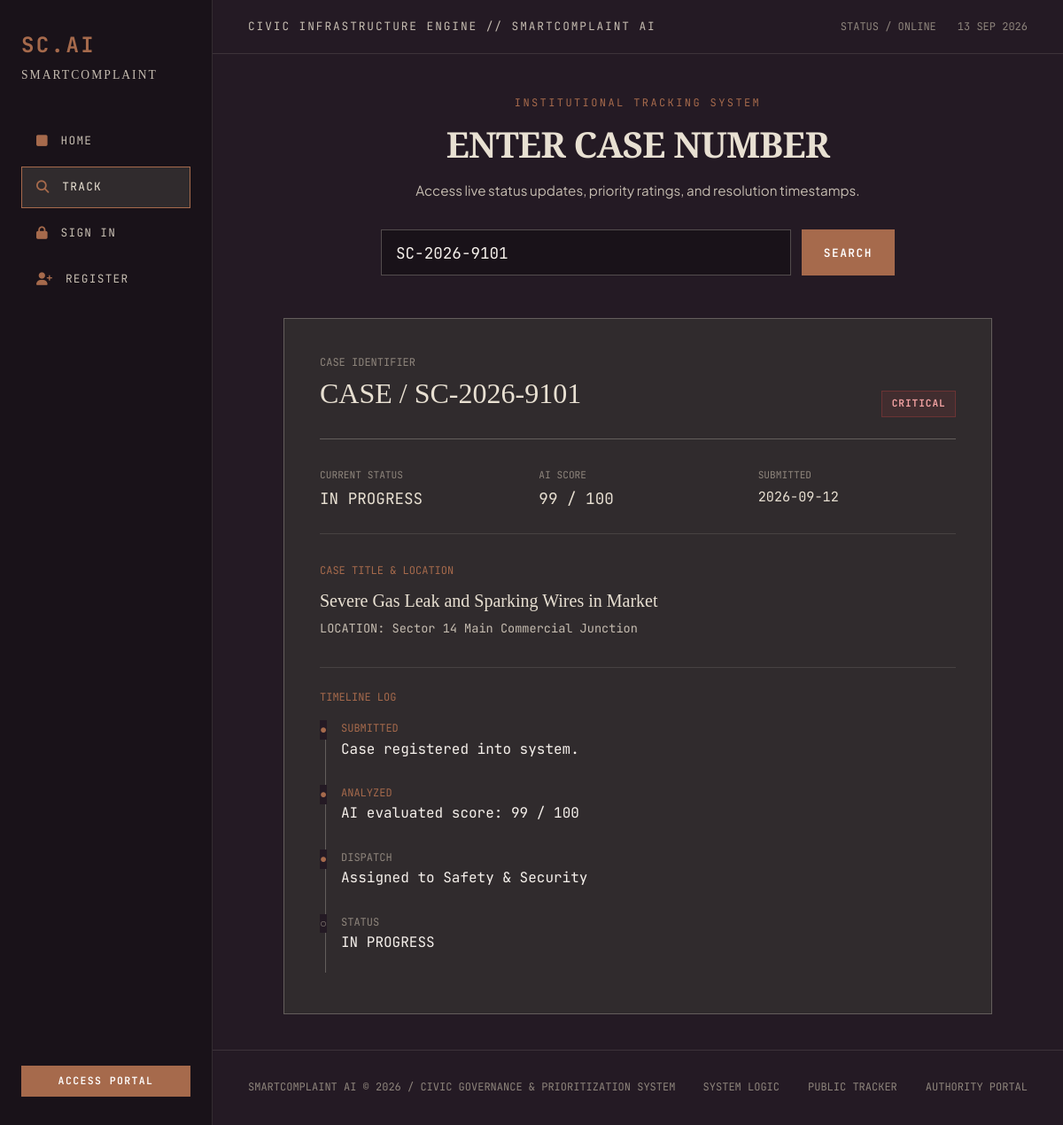
Page /track/SC-2026-9101 on the committed database.
### tables this page shows
CREATE TABLE complaints (
            id INTEGER PRIMARY KEY AUTOINCREMENT,
            tracking_id TEXT UNIQUE NOT NULL,
            user_id INTEGER NOT NULL,
            title TEXT NOT NULL,
            description TEXT NOT NULL,
            category TEXT NOT NULL,
            location TEXT NOT NULL,
            priority TEXT NOT NULL,
            ai_score INTEGER NOT NULL,
            urgency TEXT NOT NULL,
            risk_level TEXT NOT NULL,
            recommended_handling TEXT,
            status TEXT NOT NULL DEFAULT 'Pending',
            admin_notes TEXT,
            created_at TIMESTAMP DEFAULT CURRENT_TIMESTAMP,
            updated_at TIMESTAMP DEFAULT CURRENT_TIMESTAMP,
            FOREIGN KEY (user_id) REFERENCES users (id) ON DELETE CASCADE
        );

### app.py (the view)
@app.route('/track', methods=['GET', 'POST'])
@app.route('/track/<tracking_id>', methods=['GET'])
def track_complaint(tracking_id=None):
    complaint = None
    timeline = []
    search_query = tracking_id or request.args.get('search_id') or (request.form.get('tracking_id') if request.method == 'POST' else None)
    if search_query:
        search_query = search_query.strip().upper()
        conn = get_db_connection()
        cursor = conn.cursor()
        if search_query.isdigit():
            cursor.execute("SELECT c.*, COALESCE(u.name, 'Citizen') as citizen_name FROM complaints c LEFT JOIN users u ON c.user_id = u.id WHERE c.id = ?", (int(search_query),))
        else:
            cursor.execute("SELECT c.*, COALESCE(u.name, 'Citizen') as citizen_name FROM complaints c LEFT JOIN users u ON c.user_id = u.id WHERE UPPER(c.tracking_id) = ?", (search_query,))
        complaint = cursor.fetchone()
        if complaint:
            cursor.execute("SELECT * FROM activity_logs WHERE complaint_id = ? ORDER BY timestamp ASC", (complaint['id'],))
            timeline = cursor.fetchall()
        else:
            flash(f"No complaint found matching ID '{search_query}'. Please verify tracking code.", "danger")
        conn.close()
    return render_template('track.html', complaint=complaint, timeline=timeline, search_query=search_query)

### app.py (called while the page is built)
@app.context_processor
def inject_user():
    return dict(
        current_user={
            'id': session.get('user_id'),
            'name': session.get('user_name'),
            'email': session.get('user_email'),
            'role': session.get('role', 'guest')
        } if 'user_id' in session else None
    )

### database.py (called while the page is built, shortened)
def get_db_path():
    base_dir = os.path.dirname(os.path.abspath(__file__))
    default_db = os.path.join(base_dir, "smart_complaint.db")
    is_serverless = bool(os.environ.get("VERCEL") or os.environ.get("AWS_LAMBDA_FUNCTION_NAME"))
    is_readonly = not os.access(base_dir, os.W_OK)
    return default_path if 'default_path' in locals() else default_db

def get_db_connection():
    conn = sqlite3.connect(get_db_path())
    conn.row_factory = sqlite3.Row
    return conn

### templates/track.html (shortened to what this page needs)
{% extends "base.html" %}
{% block content %}
<div style="max-width: 800px; margin: 0 auto 3rem auto; text-align: center;">
  <div class="section-num">INSTITUTIONAL TRACKING SYSTEM</div>
  <h1 class="editorial-heading" style="font-size: 2.5rem; margin-bottom: 1rem;">ENTER CASE NUMBER</h1>
  <p style="color: var(--text-muted); font-size: 0.95rem; margin-bottom: 2rem;">
    Access live status updates, priority ratings, and resolution timestamps.
  </p>
  <form action="{{ url_for('track_complaint') }}" method="POST">
    <div style="display: flex; gap: 0.75rem; max-width: 580px; margin: 0 auto;">
      <input type="text" name="tracking_id" class="form-control-editorial" style="font-family: var(--font-mono); font-size: 1.1rem; text-transform: uppercase;" placeholder="e.g. SC-2026-9101" value="{{ search_query or '' }}" required>
      <button type="submit" class="btn-editorial btn-editorial-primary">
        SEARCH
      </button>
    </div>
  </form>
</div>
{% if complaint %}
  <div class="case-file-container" style="max-width: 800px; margin: 0 auto; font-family: var(--font-mono);">
    <div style="border-bottom: 1px solid var(--border-strong); padding-bottom: 1.5rem; margin-bottom: 2rem; display: flex; justify-content: space-between; align-items: flex-end; flex-wrap: wrap; gap: 1rem;">
      <div>
        <div style="font-size: 0.75rem; color: var(--text-dim);">CASE IDENTIFIER</div>
        <div style="font-family: var(--font-serif); font-size: 2rem; color: var(--color-ivory);">
          CASE / {{ complaint.tracking_id }}
        </div>
      </div>
      <div>
        {% if complaint.priority == 'CRITICAL' %}
          <span class="status-tag status-critical">CRITICAL</span>
        {% elif complaint.priority == 'HIGH' %}
          <span class="status-tag status-high">HIGH</span>
        {% elif complaint.priority == 'MEDIUM' %}
          <span class="status-tag status-medium">MEDIUM</span>
        {% else %}
          <span class="status-tag status-low">LOW</span>
        {% endif %}
      </div>
    </div>
    <div style="display: grid; grid-template-columns: repeat(3, 1fr); gap: 1.5rem; border-bottom: 1px solid var(--border-subtle); padding-bottom: 1.5rem; margin-bottom: 2rem;">
      <div>
        <div style="font-size: 0.7rem; color: var(--text-dim);">CURRENT STATUS</div>
        <div style="font-size: 1.1rem; color: var(--color-ivory); margin-top: 0.25rem;">{{ complaint.status | upper }}</div>
      </div>
      <div>
        <div style="font-size: 0.7rem; color: var(--text-dim);">AI SCORE</div>
        <div style="font-size: 1.1rem; color: var(--color-ivory); margin-top: 0.25rem;">{{ complaint.ai_score }} / 100</div>
      </div>
      <div>
        <div style="font-size: 0.7rem; color: var(--text-dim);">SUBMITTED</div>
        <div style="font-size: 0.95rem; color: var(--color-ivory); margin-top: 0.25rem;">{{ complaint.created_at[:10] }}</div>
      </div>
    </div>
    <div style="margin-bottom: 2rem;">
      <div style="font-size: 0.75rem; color: var(--accent-copper); margin-bottom: 0.5rem;">CASE TITLE & LOCATION</div>
      <div style="font-family: var(--font-serif); font-size: 1.25rem; color: var(--color-ivory); margin-bottom: 0.35rem;">
        {{ complaint.title }}
      </div>
      <div style="font-size: 0.85rem; color: var(--text-muted);">
        LOCATION: {{ complaint.location }}
      </div>
    </div>
    <div style="border-top: 1px solid var(--border-subtle); padding-top: 1.5rem;">
      <div style="font-size: 0.75rem; color: var(--accent-copper); margin-bottom: 1rem;">TIMELINE LOG</div>
      <div class="timeline-vertical">
        <div class="timeline-item active">
          <div style="font-size: 0.75rem; color: var(--accent-copper);">SUBMITTED</div>
          <div style="color: var(--text-main);">Case registered into system.</div>
        </div>
        <div class="timeline-item active">
          <div style="font-size: 0.75rem; color: var(--accent-copper);">ANALYZED</div>
          <div style="color: var(--text-main);">AI evaluated score: {{ complaint.ai_score }} / 100</div>
        </div>
        <div class="timeline-item {% if complaint.status != 'Pending' %}active{% endif %}">
          <div style="font-size: 0.75rem; color: var(--text-dim);">DISPATCH</div>
          <div style="color: var(--text-main);">Assigned to {{ complaint.category }}</div>
        </div>
        <div class="timeline-item {% if complaint.status == 'Resolved' %}active{% endif %}">
          <div style="font-size: 0.75rem; color: var(--text-dim);">STATUS</div>
          <div style="color: var(--text-main);">{{ complaint.status | upper }}</div>
        </div>
      </div>
    </div>
  </div>
{% endif %}
{% endblock %}

### static/css/styles.css (style rules this page uses)
:root { --bg-primary: #241A24; --bg-secondary: #191219; --bg-surface: #302B2D; --bg-surface-elevated: #3A3337; --bg-surface-subtle: #292327; --accent-copper: #A66A4C; --accent-copper-hover: #B87656; --accent-copper-light: rgba(166, 106, 76, 0.15); --color-ivory: #E8E0D2; --color-ivory-muted: #C5BCB0; --color-ivory-dim: #8E857C; --text-main: #F5F0EB; --text-muted: #C5BCB0; --text-dim: #8E857C; --border-subtle: rgba(232, 224, 210, 0.12); --border-strong: rgba(232, 224, 210, 0.28); --border-copper: rgba(166, 106, 76, 0.45); --status-critical: #9E3B3B; --status-critical-bg: rgba(158, 59, 59, 0.16); --status-critical-border: rgba(158, 59, 59, 0.45); --status-high: #C86446; --status-high-bg: rgba(200, 100, 70, 0.16); --status-high-border: rgba(200, 100, 70, 0.45); --status-medium: #C88E3A; --status-medium-bg: rgba(200, 142, 58, 0.16); --status-medium-border: rgba(200, 142, 58, 0.45); --status-low: #6E8B74; --status-low-bg: rgba(110, 139, 116, 0.16); --status-low-border: rgba(110, 139, 116, 0.45); --status-pending: #8E857C; --status-pending-bg: rgba(142, 133, 124, 0.15); --status-pending-border: rgba(142, 133, 124, 0.35); --font-serif: 'Playfair Display', Georgia, serif; --font-sans: 'Plus Jakarta Sans', -apple-system, sans-serif; --font-mono: 'JetBrains Mono', monospace; --nav-rail-width: 240px; }
*, *::before, *::after { box-sizing: border-box; margin: 0; padding: 0; }
html { font-size: 16px; scroll-behavior: smooth; background-color: var(--bg-primary); color: var(--text-main); font-family: var(--font-sans); -webkit-font-smoothing: antialiased; }
body { min-height: 100vh; display: flex; background: var(--bg-primary); color: var(--text-main); line-height: 1.6; overflow-x: hidden; }
h1, h2, h3, .font-serif { font-family: var(--font-serif); font-weight: 600; letter-spacing: -0.01em; color: var(--text-main); }
.editorial-heading { font-family: var(--font-serif); font-weight: 700; color: var(--color-ivory); letter-spacing: -0.02em; line-height: 1.2; }
.section-num { font-family: var(--font-mono); font-size: 0.75rem; text-transform: uppercase; letter-spacing: 0.2em; color: var(--accent-copper); margin-bottom: 0.75rem; display: inline-block; }
.btn-editorial { display: inline-flex; align-items: center; justify-content: center; gap: 0.6rem; padding: 0.75rem 1.5rem; font-family: var(--font-mono); font-size: 0.8rem; font-weight: 600; text-transform: uppercase; letter-spacing: 0.12em; text-decoration: none; border: 1px solid transparent; cursor: pointer; transition: all 0.2s ease; }
.btn-editorial-primary { background: var(--accent-copper); color: #FFF; border-color: var(--accent-copper); }
.form-control-editorial { width: 100%; background: var(--bg-secondary); border: 1px solid var(--border-strong); color: var(--text-main); padding: 0.85rem 1rem; font-family: var(--font-sans); font-size: 0.95rem; outline: none; transition: border-color 0.2s ease; }
.status-tag { display: inline-flex; align-items: center; gap: 0.4rem; padding: 0.3rem 0.65rem; font-family: var(--font-mono); font-size: 0.7rem; font-weight: 700; text-transform: uppercase; letter-spacing: 0.08em; border: 1px solid transparent; }
.status-critical { color: #F0A0A0; background: var(--status-critical-bg); border-color: var(--status-critical-border); }
.timeline-vertical { display: flex; flex-direction: column; position: relative; padding-left: 1.5rem; }
.timeline-vertical::before { content: ''; position: absolute; left: 6px; top: 6px; bottom: 6px; width: 1px; background: var(--border-strong); }
.timeline-item { position: relative; padding-bottom: 1.75rem; }
.timeline-item::before { content: '○'; position: absolute; left: -1.5rem; top: 0; font-family: var(--font-mono); font-size: 0.85rem; color: var(--text-dim); background: var(--bg-primary); }
.timeline-item.active::before { content: '●'; color: var(--accent-copper); }
.case-file-container { border: 1px solid var(--border-strong); background: var(--bg-surface); padding: 2.5rem; position: relative; }

### rows in the picture
complaints: tracking_id "SC-2026-9101", status "IN PROGRESS", ai_score "99", created_at "2026-09-12", title "Severe Gas Leak and Sparking Wires in Market", location "Sector 14 Main Commercial Junction", category "Safety & Security"
